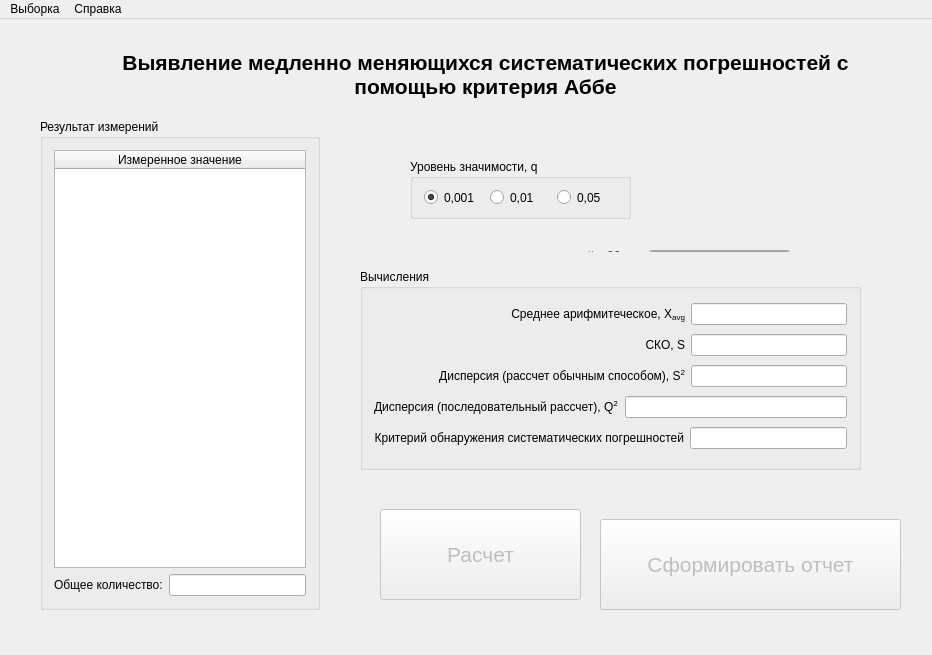
<?xml version="1.0" encoding="UTF-8"?>
<ui version="4.0">
 <class>MainWindow</class>
 <widget class="QMainWindow" name="MainWindow">
  <property name="geometry">
   <rect>
    <x>0</x>
    <y>0</y>
    <width>932</width>
    <height>655</height>
   </rect>
  </property>
  <property name="windowTitle">
   <string>Выявление медленно меняющихся систематических погрешностей с помощью критерия Аббе</string>
  </property>
  <widget class="QWidget" name="centralWidget">
   <widget class="QLabel" name="lbl_header">
    <property name="geometry">
     <rect>
      <x>100</x>
      <y>20</y>
      <width>771</width>
      <height>71</height>
     </rect>
    </property>
    <property name="font">
     <font>
      <pointsize>16</pointsize>
      <weight>75</weight>
      <bold>true</bold>
     </font>
    </property>
    <property name="text">
     <string>Выявление медленно меняющихся систематических погрешностей с помощью критерия Аббе</string>
    </property>
    <property name="alignment">
     <set>Qt::AlignCenter</set>
    </property>
    <property name="wordWrap">
     <bool>true</bool>
    </property>
   </widget>
   <widget class="QGroupBox" name="gb_q">
    <property name="enabled">
     <bool>true</bool>
    </property>
    <property name="geometry">
     <rect>
      <x>410</x>
      <y>140</y>
      <width>221</width>
      <height>60</height>
     </rect>
    </property>
    <property name="title">
     <string>Уровень значимости, q</string>
    </property>
    <layout class="QHBoxLayout" name="horizontalLayout">
     <item>
      <widget class="QRadioButton" name="rb_001">
       <property name="enabled">
        <bool>true</bool>
       </property>
       <property name="text">
        <string>0,001</string>
       </property>
       <property name="checked">
        <bool>true</bool>
       </property>
      </widget>
     </item>
     <item>
      <widget class="QRadioButton" name="rb_01">
       <property name="text">
        <string>0,01</string>
       </property>
      </widget>
     </item>
     <item>
      <widget class="QRadioButton" name="rb_05">
       <property name="text">
        <string>0,05</string>
       </property>
      </widget>
     </item>
    </layout>
   </widget>
   <widget class="QGroupBox" name="groupBox_2">
    <property name="geometry">
     <rect>
      <x>40</x>
      <y>100</y>
      <width>280</width>
      <height>491</height>
     </rect>
    </property>
    <property name="title">
     <string>Результат измерений</string>
    </property>
    <layout class="QVBoxLayout" name="verticalLayout_2">
     <item>
      <widget class="QTableWidget" name="tbl_data">
       <property name="editTriggers">
        <set>QAbstractItemView::NoEditTriggers</set>
       </property>
       <attribute name="horizontalHeaderStretchLastSection">
        <bool>true</bool>
       </attribute>
       <attribute name="verticalHeaderStretchLastSection">
        <bool>true</bool>
       </attribute>
       <column>
        <property name="text">
         <string>Измеренное значение</string>
        </property>
       </column>
      </widget>
     </item>
     <item>
      <layout class="QHBoxLayout" name="horizontalLayout_2" stretch="0,0">
       <item>
        <widget class="QLabel" name="lbl_data_size">
         <property name="text">
          <string>Общее количество:</string>
         </property>
        </widget>
       </item>
       <item>
        <widget class="QLineEdit" name="le_data_size">
         <property name="alignment">
          <set>Qt::AlignCenter</set>
         </property>
         <property name="readOnly">
          <bool>true</bool>
         </property>
        </widget>
       </item>
      </layout>
     </item>
    </layout>
   </widget>
   <widget class="QPushButton" name="btn_calc">
    <property name="enabled">
     <bool>false</bool>
    </property>
    <property name="geometry">
     <rect>
      <x>380</x>
      <y>490</y>
      <width>201</width>
      <height>91</height>
     </rect>
    </property>
    <property name="font">
     <font>
      <pointsize>16</pointsize>
      <weight>50</weight>
      <italic>false</italic>
      <bold>false</bold>
     </font>
    </property>
    <property name="text">
     <string>Расчет</string>
    </property>
   </widget>
   <widget class="QPushButton" name="btn_report">
    <property name="enabled">
     <bool>false</bool>
    </property>
    <property name="geometry">
     <rect>
      <x>600</x>
      <y>500</y>
      <width>301</width>
      <height>91</height>
     </rect>
    </property>
    <property name="font">
     <font>
      <pointsize>16</pointsize>
      <weight>50</weight>
      <italic>false</italic>
      <bold>false</bold>
     </font>
    </property>
    <property name="text">
     <string>Сформировать отчет</string>
    </property>
   </widget>
   <widget class="QGroupBox" name="groupBox_3">
    <property name="geometry">
     <rect>
      <x>360</x>
      <y>250</y>
      <width>501</width>
      <height>201</height>
     </rect>
    </property>
    <property name="title">
     <string>Вычисления</string>
    </property>
    <layout class="QVBoxLayout" name="verticalLayout_3">
     <item>
      <layout class="QHBoxLayout" name="horizontalLayout_3" stretch="2,1">
       <item>
        <widget class="QLabel" name="label">
         <property name="text">
          <string>&lt;html&gt;&lt;head/&gt;&lt;body&gt;&lt;p&gt;Среднее арифмитеческое, X&lt;span style=&quot; vertical-align:sub;&quot;&gt;avg&lt;/span&gt;&lt;/p&gt;&lt;/body&gt;&lt;/html&gt;</string>
         </property>
         <property name="alignment">
          <set>Qt::AlignRight|Qt::AlignTrailing|Qt::AlignVCenter</set>
         </property>
        </widget>
       </item>
       <item>
        <widget class="QLineEdit" name="le_mean">
         <property name="alignment">
          <set>Qt::AlignCenter</set>
         </property>
         <property name="readOnly">
          <bool>true</bool>
         </property>
        </widget>
       </item>
      </layout>
     </item>
     <item>
      <layout class="QHBoxLayout" name="horizontalLayout_4" stretch="2,1">
       <item>
        <widget class="QLabel" name="label_2">
         <property name="text">
          <string>СКО, S</string>
         </property>
         <property name="alignment">
          <set>Qt::AlignRight|Qt::AlignTrailing|Qt::AlignVCenter</set>
         </property>
        </widget>
       </item>
       <item>
        <widget class="QLineEdit" name="le_std">
         <property name="alignment">
          <set>Qt::AlignCenter</set>
         </property>
         <property name="readOnly">
          <bool>true</bool>
         </property>
        </widget>
       </item>
      </layout>
     </item>
     <item>
      <layout class="QHBoxLayout" name="horizontalLayout_5" stretch="2,1">
       <item>
        <widget class="QLabel" name="label_3">
         <property name="text">
          <string>&lt;html&gt;&lt;head/&gt;&lt;body&gt;&lt;p&gt;Дисперсия (рассчет обычным способом), S&lt;span style=&quot; vertical-align:super;&quot;&gt;2&lt;/span&gt;&lt;/p&gt;&lt;/body&gt;&lt;/html&gt;</string>
         </property>
         <property name="alignment">
          <set>Qt::AlignRight|Qt::AlignTrailing|Qt::AlignVCenter</set>
         </property>
         <property name="wordWrap">
          <bool>true</bool>
         </property>
        </widget>
       </item>
       <item>
        <widget class="QLineEdit" name="le_var">
         <property name="alignment">
          <set>Qt::AlignCenter</set>
         </property>
         <property name="readOnly">
          <bool>true</bool>
         </property>
        </widget>
       </item>
      </layout>
     </item>
     <item>
      <layout class="QHBoxLayout" name="horizontalLayout_7">
       <item>
        <widget class="QLabel" name="label_5">
         <property name="text">
          <string>&lt;html&gt;&lt;head/&gt;&lt;body&gt;&lt;p&gt;Дисперсия (последовательный рассчет), Q&lt;span style=&quot; vertical-align:super;&quot;&gt;2&lt;/span&gt;&lt;/p&gt;&lt;/body&gt;&lt;/html&gt;</string>
         </property>
        </widget>
       </item>
       <item>
        <widget class="QLineEdit" name="le_var_seq">
         <property name="alignment">
          <set>Qt::AlignCenter</set>
         </property>
         <property name="readOnly">
          <bool>true</bool>
         </property>
        </widget>
       </item>
      </layout>
     </item>
     <item>
      <layout class="QHBoxLayout" name="horizontalLayout_6" stretch="0,1">
       <item>
        <widget class="QLabel" name="label_6">
         <property name="text">
          <string>Критерий обнаружения систематических погрешностей</string>
         </property>
         <property name="alignment">
          <set>Qt::AlignRight|Qt::AlignTrailing|Qt::AlignVCenter</set>
         </property>
        </widget>
       </item>
       <item>
        <widget class="QLineEdit" name="le_v">
         <property name="alignment">
          <set>Qt::AlignCenter</set>
         </property>
         <property name="readOnly">
          <bool>true</bool>
         </property>
        </widget>
       </item>
      </layout>
     </item>
    </layout>
   </widget>
   <widget class="QWidget" name="layoutWidget">
    <property name="geometry">
     <rect>
      <x>530</x>
      <y>220</y>
      <width>271</width>
      <height>24</height>
     </rect>
    </property>
    <layout class="QHBoxLayout" name="horizontalLayout_8">
     <item>
      <widget class="QLabel" name="label_4">
       <property name="text">
        <string>&lt;html&gt;&lt;head/&gt;&lt;body&gt;&lt;p&gt;Критерий Аббе, v&lt;span style=&quot; vertical-align:sub;&quot;&gt;q&lt;/span&gt;&lt;/p&gt;&lt;/body&gt;&lt;/html&gt;</string>
       </property>
       <property name="alignment">
        <set>Qt::AlignRight|Qt::AlignTrailing|Qt::AlignVCenter</set>
       </property>
      </widget>
     </item>
     <item>
      <widget class="QLineEdit" name="le_mean_2">
       <property name="alignment">
        <set>Qt::AlignCenter</set>
       </property>
       <property name="readOnly">
        <bool>true</bool>
       </property>
      </widget>
     </item>
    </layout>
   </widget>
  </widget>
  <widget class="QMenuBar" name="menu_bar">
   <property name="geometry">
    <rect>
     <x>0</x>
     <y>0</y>
     <width>932</width>
     <height>26</height>
    </rect>
   </property>
   <widget class="QMenu" name="menu_1">
    <property name="title">
     <string>Выборка</string>
    </property>
    <addaction name="select_file"/>
   </widget>
   <widget class="QMenu" name="menu_2">
    <property name="title">
     <string>Справка</string>
    </property>
    <addaction name="show_abbe"/>
   </widget>
   <addaction name="menu_1"/>
   <addaction name="menu_2"/>
  </widget>
  <action name="select_file">
   <property name="text">
    <string>Загрузить из файла</string>
   </property>
  </action>
  <action name="show_abbe">
   <property name="text">
    <string>Таблица значений критерия Аббе</string>
   </property>
  </action>
 </widget>
 <layoutdefault spacing="6" margin="11"/>
 <resources/>
 <connections/>
</ui>
